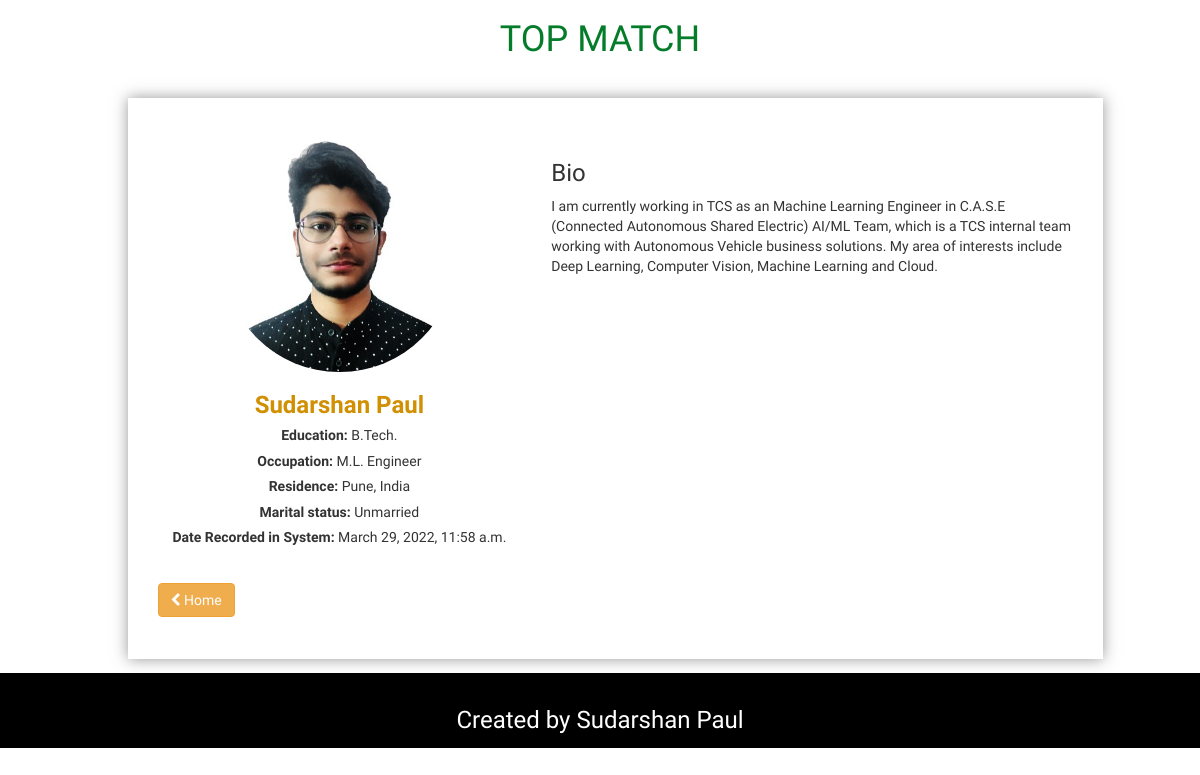
The page /records/details/1/ on the database as committed earlier.
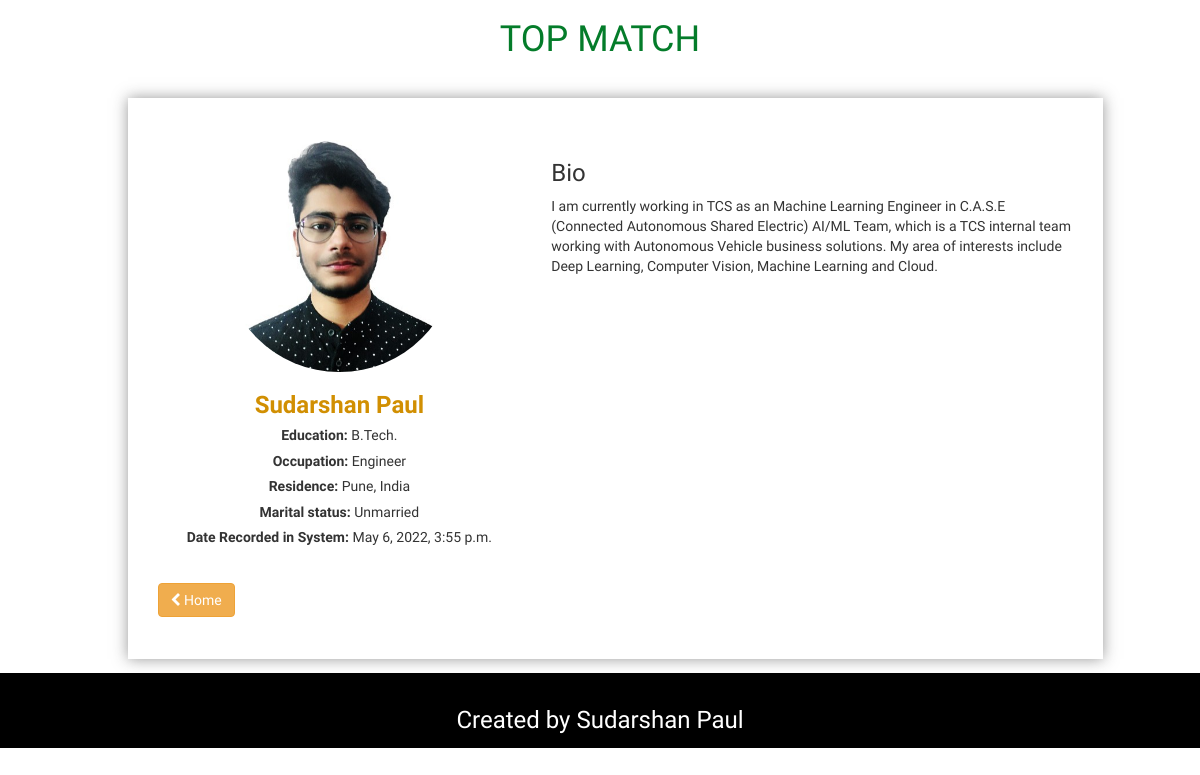
The same page on the database as committed later.
### records/models.py (models this page shows, shortened)
class Records(models.Model):
    id = models.CharField(max_length=100, primary_key=True)
    first_name = models.CharField(max_length=50)
    last_name = models.CharField(max_length=50, null=True)
    residence = models.CharField(max_length=50, null=True)
    country = models.CharField(max_length=50, null=True)
    education = models.CharField(max_length=150, null=True)
    occupation = models.CharField(max_length=150, null=True)
    marital_status = models.CharField(max_length=50, null=True)
    bio = models.TextField()
    recorded_at = models.DateTimeField(default=datetime.now, blank=True)
    avatar = models.ImageField(upload_to=path_and_rename, null=True, blank=True)
    class Meta:
        verbose_name_plural = "Records"

### records/views.py (the view)
# urls.py: url(r'^records/details/(?P<id>[\w.@+-]+)/$', record_views.details, name='details'),
def details(request, id):
    record = Records.objects.get(id=id)
    print('DETAILS')
    context = {
        'record' : record
    }
    return render(request, 'details.html', context)

### recog/templates/recog/details.html (shortened to what this page needs)
{% extends 'layout.html' %}
{% load static %}
{% block content %}
<div class="container">
  <div style="padding-bottom: 2em;text-align:center">
    <h1 class="text-center" style="color:#047c2a">TOP MATCH</h1>
  </div>
  <div class="container">
    <div class="row">
      <div class="col-md-10 col-md-offset-1" style="padding-top:3em;padding-bottom:3em;-webkit-box-shadow: 0px 0px 14px 0px rgba(50, 50, 50, 0.5);
-moz-box-shadow:    0px 0px 14px 0px rgba(50, 50, 50, 0.5);
box-shadow:         0px 0px 14px 0px rgba(50, 50, 50, 0.5);">
        <div class="col-md-5">
          <div class="row">
            <div class="col-md-8 col-md-offset-2">
              <img src="{% static '' %}users/{{record.id}}.jpeg" class="img-responsive" style="border-radius:50%"/>
            </div>
            <div class="col-md-12" style="text-align:center">
              <h3 style="color:#d18f02"><b>{{record.first_name}} {{record.last_name}}</b></h3>
              <h5><b>Education: </b> {{record.education}} </h5>
              <h5><b>Occupation: </b> {{record.occupation}} </h5>
              <h5><b>Residence: </b> {{record.residence}}, {{record.country}}</h5>
              <h5><b>Marital status: </b> {{record.marital_status}}
              <h5><b>Date Recorded in System: </b> {{record.recorded_at}}</h5>
            </div>
          </div>
        </div>
        <div class="col-md-7">
          <h3>Bio</h3>
          <p>
            {{record.bio}}
          </p>
        </div>
        <div class="col-md-12" style="margin-top:2em">
          <a href="/dashboard" class="btn btn-warning"><i class="fa fa-chevron-left" aria-hidden="true"></i> Home</a>
        </div>
      </div>
    </div>
  </div>
</div>
{% endblock %}

### recog/templates/recog/layout.html (shortened to what this page needs)
{% load static %}
<!DOCTYPE html>
<html lang="en">
  <head>
    <link href="{% static '/bootstrap/bootstrap.min.css' %}" rel="stylesheet">
    <link href="{% static '/style.css' %}" rel="stylesheet">
    <link rel="stylesheet" href="{% static '/css/font-awesome.min.css' %}" />
  </head>
  <body>
    {% block content %}
    {% endblock %}
    <footer style="background-color: rgb(0, 0, 0);padding:1em 0;margin-top:1em;">
      <h3 class="text-center" style="margin-bottom:0;color:#fff">Created by Sudarshan Paul</h3>
    </footer>
  </body>
</html>

### static/style.css (style rules this page uses)
html, body { font-family: "Muli", sans-serif; -webkit-font-smoothing: antialiased !important; }

Rows that differ between the two databases and show on the page:
changed Records "Sudarshan": occupation "M.L. Engineer" → "Engineer"; recorded_at "March 29, 2022, 11:58 a.m." → "May 6, 2022, 3:55 p.m."
